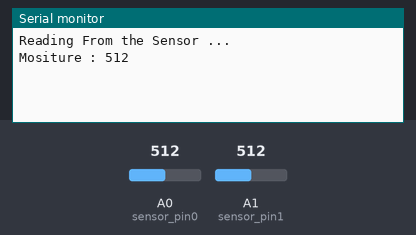
Recording of a sketch running on a simulated Arduino Uno, built with avr-gcc and run on an emulated ATmega328P. Shown: the last lines printed to the serial monitor. Inputs (shaded band) come from the test bench; at power-on: A0 (sensor_pin0) = 512, A1 (sensor_pin1) = 512.

Above: at 3.2 s.
3.3 s: A0 (sensor_pin0) set to 716
At 4.4 s:
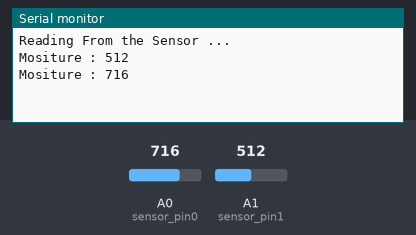
6.0 s: A0 (sensor_pin0) set to 900
At 7.1 s:
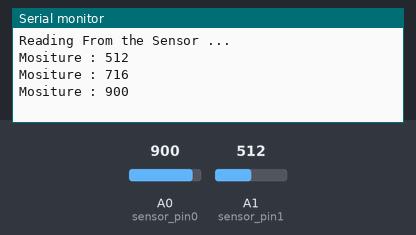
Timing chart, 0 to 9.0 s (numbered marks = the images above; inputs shaded):
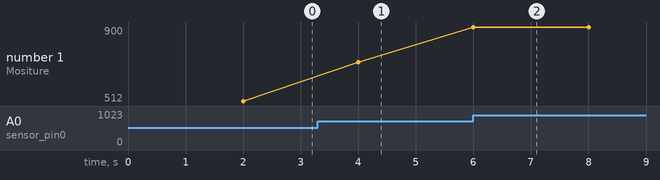

Measured:
- after the input at 3.3 s, the serial monitor: prints a new line after 0.70 s (image 1)
- after the input at 6.0 s, the serial monitor: prints a new line at once (image 2)
- plotted number 1: 512 → 716 after the input at 3.3 s, 716 → 900 after the input at 6.0 s

The sketch:

agti_humid_test2.ino
```cpp
int sensor_pin0 = A0;
int sensor_pin1 = A1;
int output_value0;

int output_value1;

void setup() {
  Serial.begin(9600);
  Serial.println("Reading From the Sensor ...");
  delay(2000);
  }

void loop() {

  output_value0= analogRead(sensor_pin0);
  output_value1= analogRead(sensor_pin1);
  //output_value = map(output_value,550,0,0,100);
  Serial.print("Mositure : ");
  Serial.println(output_value0);
  //325 for extreme dry soil,870 for medium wet soil,
//  Serial.println("%");
  delay(2000);
  //Serial.print("Mositure : ");
  //Serial.println(output_value1);
//  Serial.println("%");
  //delay(2000);

  }
```
